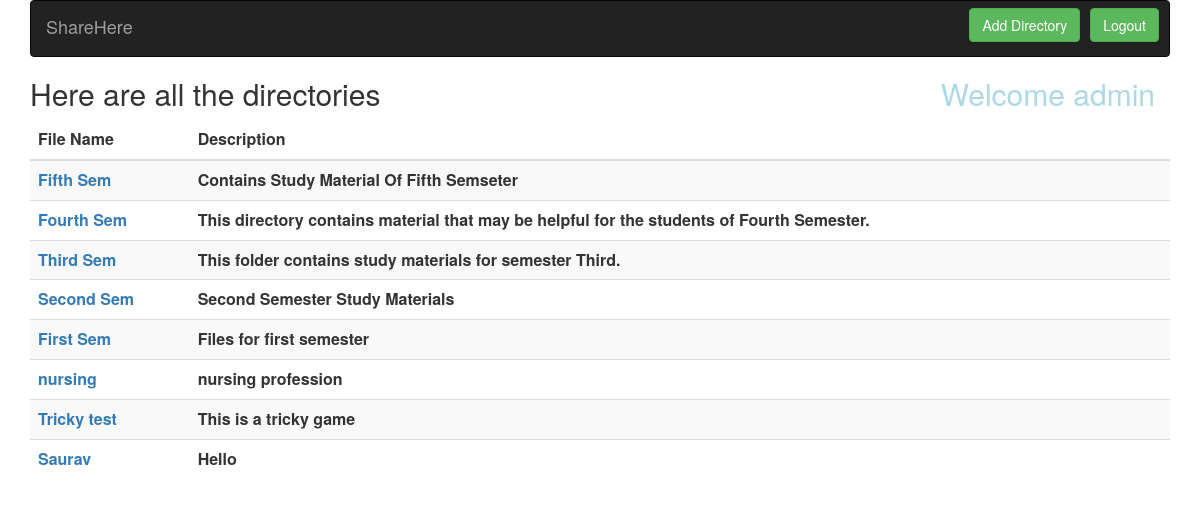
The page /file/ (signed in) on the database its author committed.
### files/models.py (models this page shows, shortened)
class Directory(models.Model):
    dir_name = models.CharField(max_length=30)
    description = models.TextField(blank=True, null=True, max_length=50)

### files/views.py (the view)
# urls.py: path(r'', views.homepage, name="homepage"),
def homepage(request):
    all_directories = Directory.objects.all()
    context = {'all_directories': all_directories}
    return render(request, 'files/homepage.html', context)

### files/templates/files/homepage.html (shortened to what this page needs)
{% extends "files/base_layout.html" %}
{% block content %}
    <div class="container">
        <nav class="navbar navbar-inverse">
            <div class="container-fluid">
                <div class="navbar-header">
                    <a class="navbar-brand" href="{% url 'homepage' %}">ShareHere</a>
                </div>
                  <ul class="nav navbar-nav navbar-right">
                      {% if user.username %}
                          <li>
                          <form action="{% url 'create_directory' %}" method="get">{% csrf_token %} <button class="btn btn-success">Add Directory</button> </form>
                          </li>
                          <li>
                          <form action="logout/" method="post"> {% csrf_token %}<button class="btn btn-success">Logout</button> </form>
                          </li>
                      {% else %}
                          <li>
                            <form action="login/" method="get">{% csrf_token %}<button class="btn btn-success" >Login
                             </button> </form>
                          </li>
                      {% endif %}
            </ul>
            </div>
        </nav>
        {% if user.username %}
          <h2  style="color: lightblue; float:right; margin-top: 0px;margin-right: 15px;">Welcome {{ user.username }}</h2>
        {% endif %}
        {% if all_directories %}
        <h2>Here are all the directories</h2>
        <table class="table table-striped">
                <thead>
                <tr>
                    <th>File Name</th>
                    <th>Description</th>
                </tr>
                </thead>
          <tbody>
            {% for directory in all_directories %}
              <tr>
                    <th><a href="{{ directory.id }}/">{{ directory.dir_name }}</a></th>
                    <th>{{ directory.description}}</th>
              </tr>
            {% endfor %}
          </tbody>
        </table>
        {% else %}
            <h3>You Don't Have Any Directory</h3>
        {% endif %}
    </div>
{% endblock %}

### files/static/files/css/style.css (style rules this page uses)
.nav li form button { margin-top: 7px; margin-right: 10px; }

### rows shown on the page
Directory: dir_name "Fifth Sem", description "Contains Study Material Of Fifth Semseter"
Directory: dir_name "Fourth Sem", description "This directory contains material that may be helpful for the students of Fourth Semester."
Directory: dir_name "Third Sem", description "This folder contains study materials for semester Third."
Directory: dir_name "Second Sem", description "Second Semester Study Materials"
Directory: dir_name "First Sem", description "Files for first semester"
Directory: dir_name "nursing", description "nursing profession"
Directory: dir_name "Tricky test", description "This is a tricky game"
Directory: dir_name "Saurav", description "Hello"

### other values the page prints
{{ user.username }} "admin"
